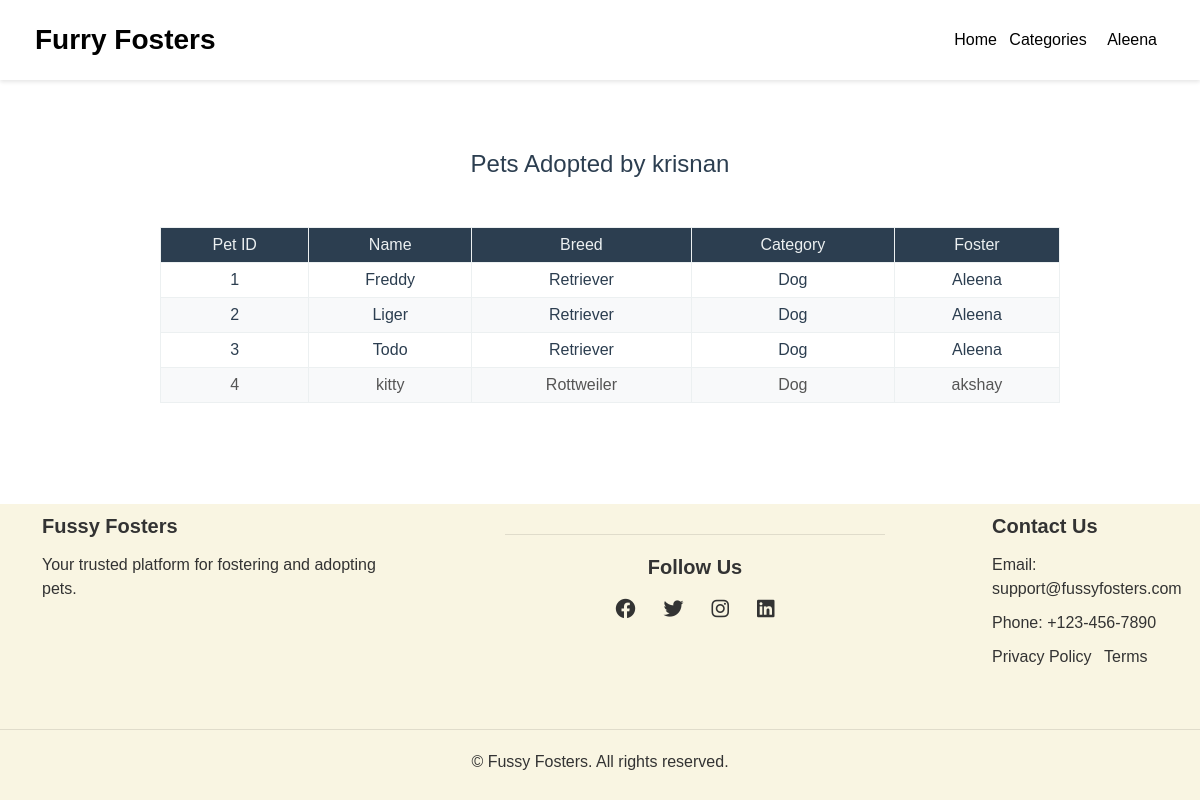
Screenshot of /adopter/23/ (signed in) with the database file from the repository.
### accounts/models.py (models this page shows, shortened)
class CustomUser(AbstractUser):
    ROLE_CHOICES = [
        ('foster', 'Foster Home'),
        ('adopter', 'Adopter'),
        ('admin', 'Admin'),
    ]
    full_name = models.CharField(
        max_length=150,
        default='Unknown',
        blank=False,
        help_text="Enter your full name."
    )
    email = models.EmailField(unique=True)
    is_active = models.BooleanField(default=True)  # Defaults to True for all users except fosters
    role = models.CharField(max_length=20, choices=ROLE_CHOICES, default='adopter')
    phone_number = models.CharField(
        max_length=10,
        blank=True,
        null=True,
        validators=[
            RegexValidator(r'^\d{10}$', 'Only digits are allowed, and it must be exactly 10 digits.')
        ],
        help_text="Enter a valid 10-digit phone number."
    )
    license_number = models.CharField(
        max_length=50,
        blank=True,
        null=True,
        help_text="Required if registering as a foster."
    )

### movielapp/models.py (models this page shows, shortened)
class Pet(models.Model):
    CATEGORIES = [
        ('Dog', 'Dog'),
        ('Cat', 'Cat'),
        ('Bird', 'Bird'),
    ]
    name = models.CharField(max_length=100)
    breed = models.CharField(max_length=50)
    age = models.PositiveIntegerField()
    price = models.DecimalField(max_digits=10, decimal_places=0, default=0)
    gender = models.CharField(max_length=10, default='Male')
    health_status = models.CharField(max_length=100, default="Healthy")
    availability = models.BooleanField(default=True)
    foster_home = models.ForeignKey(CustomUser, on_delete=models.CASCADE, related_name="fostered_pets", null=True, blank=True)
    vaccine_report = models.FileField(upload_to='vaccine_report/', null=True)
    image = models.ImageField(upload_to='petimages/', null=True, blank=True)
    category = models.CharField(max_length=50, choices=CATEGORIES, default='Dog')
    about = models.TextField(null=True, blank=True)  # New field for pet description
    location = models.CharField(max_length=255, null=True, blank=True)  # New field for pet location

### movielapp/views.py (the view)
# urls.py: path('adopter/<int:user_id>/', views.adopter_details_view, name='adopter_details'),
@login_required
def adopter_details_view(request, user_id):
    adopter = get_object_or_404(CustomUser, id=user_id)
    approved_requests = Request.objects.filter(user=adopter, status='Approved')
    pets = [req.pet for req in approved_requests]
    return render(request, 'adopter/adopter_details.html', {'adopter': adopter, 'pets': pets})

### movielapp/templates/adopter/adopter_details.html
{% extends "homepage/layout.html" %}
{% load static %}
{% block content %}
<link rel="stylesheet" href="{% static 'css/adopter_details.css' %}?v=3">
<h2 class="header1">Pets Adopted by {{ adopter.username }}</h2>
<table>
    <thead>
        <tr>
            <th>Pet ID</th>
            <th>Name</th>
            <th>Breed</th>
            <th>Category</th>
            <th>Foster</th>
        </tr>
    </thead>
    <tbody>
        {% for pet in pets %}
        <tr>
            <td>{{ forloop.counter }}</td>
            <td>{{ pet.name }}</td>
            <td>{{ pet.breed }}</td>
            <td>{{ pet.category }}</td>
            <td>{% if pet.foster_home %}
                {{ pet.foster_home.username }}
            {% else %}
                No foster available
            {% endif %}</td>
        </tr>
        {% empty %}
        <tr>
            <td colspan="4">No pets adopted yet.</td>
        </tr>
        {% endfor %}
    </tbody>
</table>
{% endblock %}

### movielapp/templates/homepage/header.html (shortened to what this page needs)
{% load static %}
<!DOCTYPE html>
<html lang="en">
<head>
    <link rel="stylesheet" href="{% static 'css/header.css' %}" />
    <link rel="stylesheet" href="https://cdnjs.cloudflare.com/ajax/libs/font-awesome/6.0.0/css/all.min.css" />
</head>
<body>
    <div class="header">
        <a href="{% url 'house' %}" class="logo">Furry Fosters</a>
        <div class="header-right">
            <a href="{% url 'house' %}">Home</a>
            <div class="dropdown">
                <button class="dropbtn">Categories</button>
            </div>
            {% if user.is_authenticated %}
                <div class="dropdown">
                    <button class="dropbtn">{{ user.full_name }}</button>
                </div>
            {% else %}
                <a href="{% url 'login' %}">Signup</a>
            {% endif %}
        </div>
    </div>
</body>
</html>

### static/css/header.css (style rules this page uses)
.header { background-color: white; display: flex; justify-content: space-between; align-items: center; padding: 15px 35px; box-shadow: 0 2px 4px rgba(0, 0, 0, 0.1); position: fixed; width: 100%; top: 0; z-index: 1000; font-family: Arial, sans-serif; height: 80px; }
.logo { font-size: 28px; font-weight: bold; text-decoration: none; color: black; }
.header-right a { margin-left: 10px; text-decoration: none; color: black; font-size: 16px; font-weight: 500; transition: color 0.3s ease-in-out; }
.dropdown { position: relative; display: inline-block; }
.dropbtn { background-color: transparent; color: black; padding: 8px 8px; border: none; cursor: pointer; font-size: 16px; font-weight: 500; }

### static/css/adopter_details.css (style rules this page uses)
body { font-family: 'Arial', sans-serif; padding-top: 150px; background-color: #ebd58d; }
.header1 { text-align: center; color: #2c3e50; margin-top: 150px; font-size: 24px; position: relative; z-index: 10; }
table { margin-left: 10rem; width: 75%; border-collapse: collapse; margin-top: 3rem; margin-bottom: 30px; }
table th, table td { padding: 5px; text-align: center; border: 1px solid #ecf0f1; }
table th { background-color: #2c3e50; color: #ecf0f1; font-weight: 500; }
table tr:nth-child(even) { background-color: #f8f9fa; }
table td { color: #2c3e50; }
table tbody tr:last-child td { text-align: center; font-style: normal; color: #555; }

### static/css/footer.css (style rules this page uses)
html, body { height: 100%; margin: 0; padding: 0; font-family: Arial, sans-serif; }
body { display: flex; flex-direction: column; min-height: 100vh; }

### rows the page displays
CustomUser: full_name "Aleena"
CustomUser: username "krisnan"
Pet: name "Freddy", breed "Retriever", category "Dog", foster_home.username "Aleena"
Pet: name "Liger", breed "Retriever", category "Dog", foster_home.username "Aleena"
Pet: name "Todo", breed "Retriever", category "Dog", foster_home.username "Aleena"
Pet: name "kitty", breed "Rottweiler", category "Dog", foster_home.username "akshay"
